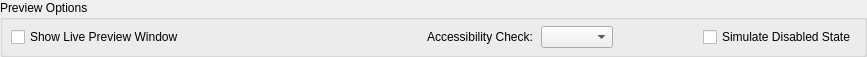
<?xml version="1.0" encoding="UTF-8"?>
<ui version="4.0">
 <class>LC_StylingPreviewBottomBar</class>
 <widget class="QWidget" name="LC_StylingPreviewBottomBar">
  <property name="geometry">
   <rect>
    <x>0</x>
    <y>0</y>
    <width>867</width>
    <height>51</height>
   </rect>
  </property>
  <layout class="QVBoxLayout" name="mainVerticalLayout">
   <property name="leftMargin">
    <number>0</number>
   </property>
   <property name="topMargin">
    <number>0</number>
   </property>
   <property name="rightMargin">
    <number>0</number>
   </property>
   <property name="bottomMargin">
    <number>0</number>
   </property>
   <item>
    <widget class="QGroupBox" name="gbPreviewOptions">
     <property name="title">
      <string>Preview Options</string>
     </property>
     <layout class="QHBoxLayout" name="previewLayout">
      <property name="spacing">
       <number>8</number>
      </property>
      <property name="leftMargin">
       <number>8</number>
      </property>
      <property name="topMargin">
       <number>6</number>
      </property>
      <property name="rightMargin">
       <number>8</number>
      </property>
      <property name="bottomMargin">
       <number>6</number>
      </property>
      <item>
       <widget class="QCheckBox" name="chkShowPreview">
        <property name="toolTip">
         <string>Display an isolated standalone window demonstrating active styling on various UI controls.</string>
        </property>
        <property name="text">
         <string>Show Live Preview Window</string>
        </property>
       </widget>
      </item>
      <item>
       <spacer name="leftSpacer">
        <property name="orientation">
         <enum>Qt::Orientation::Horizontal</enum>
        </property>
        <property name="sizeHint" stdset="0">
         <size>
          <width>40</width>
          <height>20</height>
         </size>
        </property>
       </spacer>
      </item>
      <item>
       <widget class="QLabel" name="lblCvd">
        <property name="toolTip">
         <string>Simulate how your color scheme is perceived under different color vision deficiencies.</string>
        </property>
        <property name="text">
         <string>Accessibility Check:</string>
        </property>
       </widget>
      </item>
      <item>
       <widget class="QComboBox" name="cbCvdSimulator">
        <property name="toolTip">
         <string>Simulate red-blind, green-blind, or blue-blind perception on the active preview.</string>
        </property>
        <property name="sizeAdjustPolicy">
         <enum>QComboBox::SizeAdjustPolicy::AdjustToContents</enum>
        </property>
       </widget>
      </item>
      <item>
       <widget class="QWidget" name="wEmulateDisabledState" native="true">
        <layout class="QHBoxLayout" name="horizontalLayout">
         <property name="spacing">
          <number>0</number>
         </property>
         <property name="leftMargin">
          <number>0</number>
         </property>
         <property name="topMargin">
          <number>0</number>
         </property>
         <property name="rightMargin">
          <number>0</number>
         </property>
         <property name="bottomMargin">
          <number>0</number>
         </property>
         <item>
          <spacer name="rightSpacer">
           <property name="orientation">
            <enum>Qt::Orientation::Horizontal</enum>
           </property>
           <property name="sizeHint" stdset="0">
            <size>
             <width>40</width>
             <height>20</height>
            </size>
           </property>
          </spacer>
         </item>
         <item>
          <widget class="QCheckBox" name="chkDisablePreview">
           <property name="toolTip">
            <string>Simulate disabled state across preview controls.</string>
           </property>
           <property name="text">
            <string>Simulate Disabled State</string>
           </property>
          </widget>
         </item>
        </layout>
       </widget>
      </item>
     </layout>
    </widget>
   </item>
  </layout>
 </widget>
 <resources/>
 <connections/>
</ui>
